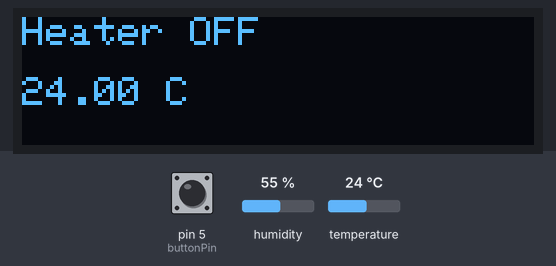
A sketch run on a simulated Arduino Uno, built with avr-gcc and run on an emulated ATmega328P. On the bench: 128×32 one-colour display. Inputs (shaded band) come from the test bench; at power-on: temperature 24 °C, pin 5 (buttonPin) HIGH, humidity 55 %.

Above: at 12.3 s.
12.4 s: temperature set to 19.9 °C
At 18.5 s:
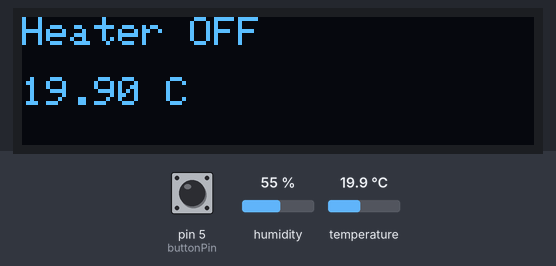
19.6 s: temperature set to 18.5 °C
At 24.8 s:
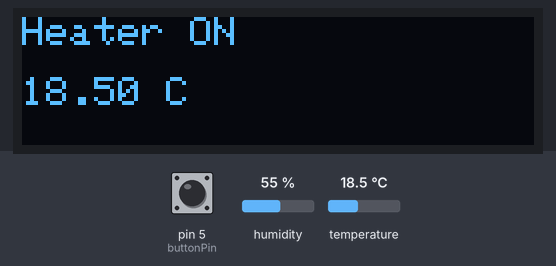
26.8 s: temperature set to 12 °C
At 32.2 s:
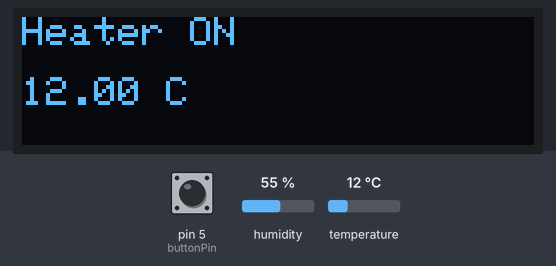
Timing chart, 0 to 33.7 s (numbered marks = the images above; inputs shaded):
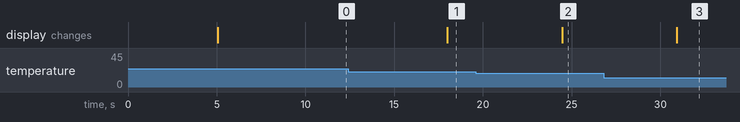

Measured:
- the behaviour switches between 19.1 and 19 °C on temperature (found by bisection; images 1 and 2)
- after the input at 12.4 s, the display: changes after 5.6 s (image 1)
- after the input at 19.6 s, the display: changes after 4.9 s (image 2)
- after the input at 26.8 s, the display: changes after 4.1 s (image 3)

The sketch:

Heater_Switch_6.0.ino
```cpp
///////////////////////////////////////////////////////////////////////////////////////////////////////////////////////////////////////////////

//    Chinese Diesel Heater 433MHz Thermosat with OLED Display                                                                               //

//    Created by Mark Neech                                                                                                                  //

//    04/01/2024                                                                                                                             //

//    Version 6.0                                                                                                                            //                                              //

//    Add latching push button for manual heating override to continuosly call for heat                                                      //

//    Change TEMP_THRESHOLD_LOWER and TEMP_THRESHOLD_UPPER to const float for more accuracy                                                  //

//    Optimise code and use AdaFruit_SSD1306.h                                                                                               //

///////////////////////////////////////////////////////////////////////////////////////////////////////////////////////////////////////////////


#include <SPI.h>
#include <Wire.h>
#include <Adafruit_SSD1306.h>
#include <DHT.h>
#include <RCSwitch.h>

#define SCREEN_WIDTH 128 // OLED display width, in pixels
#define SCREEN_HEIGHT 32 // OLED display height, in pixels

// Declaration for an SSD1306 display connected to I2C (SDA, SCL pins)
#define OLED_RESET     -1 // Reset pin # (or -1 if sharing Arduino reset pin)
Adafruit_SSD1306 display(SCREEN_WIDTH, SCREEN_HEIGHT, &Wire, OLED_RESET);

#define DI5 5 //button pin
const int buttonPin = 5;
int buttonState = 0;

RCSwitch mySwitch = RCSwitch();

#define DHTPIN 2 // Arduino pin connected to DHT sensor
#define DHTTYPE DHT22

const float TEMP_THRESHOLD_LOWER = 19.1; // lower threshold of temperature, change to your desire value
const float TEMP_THRESHOLD_UPPER = 19.2; // upper threshold of temperature, change to your desire value

DHT dht(DHTPIN, DHTTYPE);

float temperature;    // temperature in Celsius

void setup() {
Serial.begin(9600);
pinMode(buttonPin, INPUT_PULLUP);


// SSD1306_SWITCHCAPVCC = generate display voltage from 3.3V internally
if(!display.begin(SSD1306_SWITCHCAPVCC, 0x3C)) { // Address 0x3C for 128x32
Serial.println(F("SSD1306 allocation failed"));
for(;;); // Don't proceed, loop forever
}
display.clearDisplay();             // Clear Screen Buffer
display.setTextSize(1);             // Normal 1:1 pixel scale
display.setTextColor(WHITE);        // Draw white text
display.setCursor(0,0);             // Start at top-left corner
display.println(F("Hello, world!"));
Wire.begin();                       //initialize I2C in master mode

dht.begin();                        // initialize the sensor
mySwitch.enableTransmit(3);         // Using Pin #3
}

void loop() {

buttonState = digitalRead(buttonPin);

while (isnan(temperature));

// wait a few seconds between measurements.
delay(5000);

temperature = dht.readTemperature();;  // read temperature for Control

if (isnan(temperature)) {
Serial.println("Failed!");

} else {
if((temperature > TEMP_THRESHOLD_UPPER) and (buttonState == HIGH))  { // HIGH = OFF (button floating)
display.clearDisplay();
display.setTextSize(1);
display.setTextColor(WHITE);
display.setCursor(0,0);
display.println(F("Heater OFF"));
display.setCursor(0,15);
display.print(String(temperature ).c_str());
display.println(F(" C"));
display.display();
mySwitch.send("00000111000000010000010100001000");
delay(1000); //00000111000000010000010100001000

} else if ((temperature < TEMP_THRESHOLD_LOWER) or (buttonState == LOW)) { // LOW = ON (button grounded)
display.clearDisplay();
display.setTextSize(1);
display.setTextColor(WHITE);
display.setCursor(0,0);
display.println(F("Heater ON"));
display.setCursor(0,15);
display.print(String(temperature ).c_str());
display.println(F(" C"));
display.display();
mySwitch.send("00000111000000010001000110110000");
delay(1000); //00000111000000010001000110110000

      }
    }
  }
```
